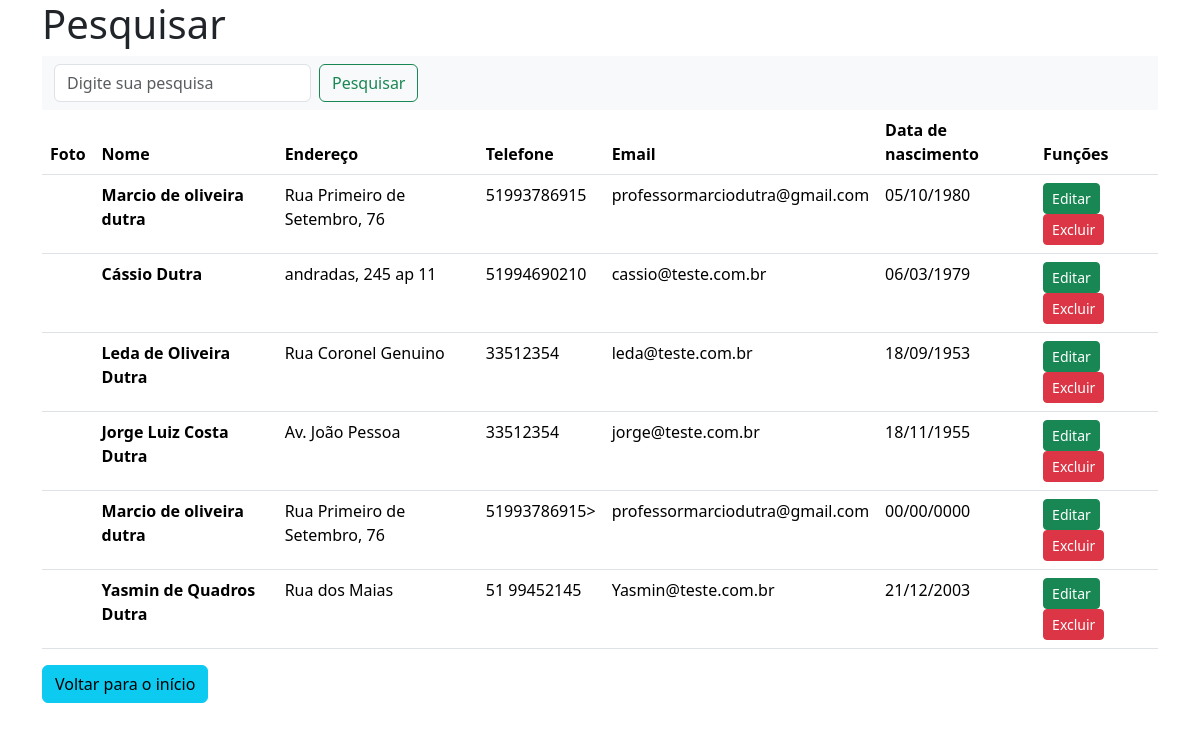
The page /pesquisa.php (signed in) on the database its author committed.
### tables this page shows
CREATE TABLE `pessoas` (
  `cod_pessoa` int(11) NOT NULL,
  `nome` varchar(200) NOT NULL,
  `endereco` varchar(200) NOT NULL,
  `telefone` varchar(16) NOT NULL,
  `email` varchar(255) NOT NULL,
  `data_nascimento` date NOT NULL
);

### conexao.php (called while the page is built, shortened)
<?php
   function mostra_data($data) {
    $d = explode('-', $data);
    $escreve = $d[2] . "/" . $d[1] . "/" . $d[0];
    return $escreve;
   }
  ?>

### pesquisa.php (the view, shortened to what this page needs)
<!doctype html>
<html lang="en">
  <head>
    <link rel="stylesheet" href="estilo.css"/>
    <link href="css/bootstrap.min.css" rel="stylesheet">
  </head>
  <body>
        <?php
            $pesquisa = $_POST['busca']?? '';
            include "conexao.php";
            $sql = "SELECT * FROM pessoas WHERE nome LIKE '%$pesquisa%'";
            $dados = mysqli_query($conn, $sql);
            ?>
    <div class="container">
        <div class="row">
          <div class="col">
          <h1>Pesquisar</h1>
          <nav class="navbar bg-body-tertiary">
            <div class="container-fluid">
                <form class="d-flex" role="search" action="pesquisa.php" method="POST">
                <input class="form-control me-2" type="search" placeholder="Digite sua pesquisa" aria-label="Search" name="busca" autofocus>
                <button class="btn btn-outline-success" type="submit">Pesquisar</button>
                </form>
            </div>
            </nav>
            <table class="table table-hover">
                <thead>
                    <tr>
                    <th scope="col">Foto</th>
                    <th scope="col">Nome</th>
                    <th scope="col">Endereço</th>
                    <th scope="col">Telefone</th>
                    <th scope="col">Email</th>
                    <th scope="col">Data de nascimento</th>
                    <th scope="col">Funções</th>
                    </tr>
                </thead>
                <tbody>
                <?php
                    while ($linha = mysqli_fetch_assoc($dados)) {
                        $cod_pessoa = $linha['cod_pessoa'];
                        $nome = $linha['nome'];
                        $endereco = $linha['endereco'];
                        $telefone = $linha['telefone'];
                        $email = $linha['email'];
                        $data_nascimento = $linha['data_nascimento'];
                        $data_nascimento = mostra_data($data_nascimento);
                        $foto = $linha['foto'];
                        if(!$foto == null){
                          $mostra_foto = "<img src='img/$foto' class='lista_foto'>";
                        } else {
                          $mostra_foto = '';
                        }
                        echo "<tr>
                                <th>$mostra_foto</th>
                                <th scope='row'>$nome</th>
                                <td>$endereco</td>
                                <td>$telefone</td>
                                <td>$email</td>
                                <td>$data_nascimento</td>
                                <td widht 150px>
                                    <a href='cadastro_edit.php?id=$cod_pessoa' class= 'btn btn-success btn-sm'>Editar</a>
                                    <a href='#' class= 'btn btn-danger btn-sm' data-bs-toggle='modal' data-bs-target='#confirma' onclick=" .'"' ."pegar_dados($cod_pessoa, '$nome')" .'"' .">Excluir</a>
                                </td>
                            </tr>";
                    }
                ?>
                </tbody>
            </table>
          <a href="home.php" class="btn btn-info">Voltar para o início</a>
          </div>
        </div>
    </div>
  </body>
</html>

### rows shown on the page
pessoas: nome "Marcio de oliveira dutra", endereco "Rua Primeiro de Setembro, 76", telefone "51993786915", email "professormarciodutra@gmail.com", data_nascimento "05/10/1980"
pessoas: nome "Cássio Dutra", endereco "andradas, 245 ap 11", telefone "51994690210", email "cassio@teste.com.br", data_nascimento "06/03/1979"
pessoas: nome "Leda de Oliveira Dutra", endereco "Rua Coronel Genuino", telefone "33512354", email "leda@teste.com.br", data_nascimento "18/09/1953"
pessoas: nome "Jorge Luiz Costa Dutra", endereco "Av. João Pessoa", telefone "33512354", email "jorge@teste.com.br", data_nascimento "18/11/1955"
pessoas: nome "Marcio de oliveira dutra", endereco "Rua Primeiro de Setembro, 76", telefone "51993786915>", email "professormarciodutra@gmail.com", data_nascimento "00/00/0000"
pessoas: nome "Yasmin de Quadros Dutra", endereco "Rua dos Maias", telefone "51 99452145", email "Yasmin@teste.com.br", data_nascimento "21/12/2003"
